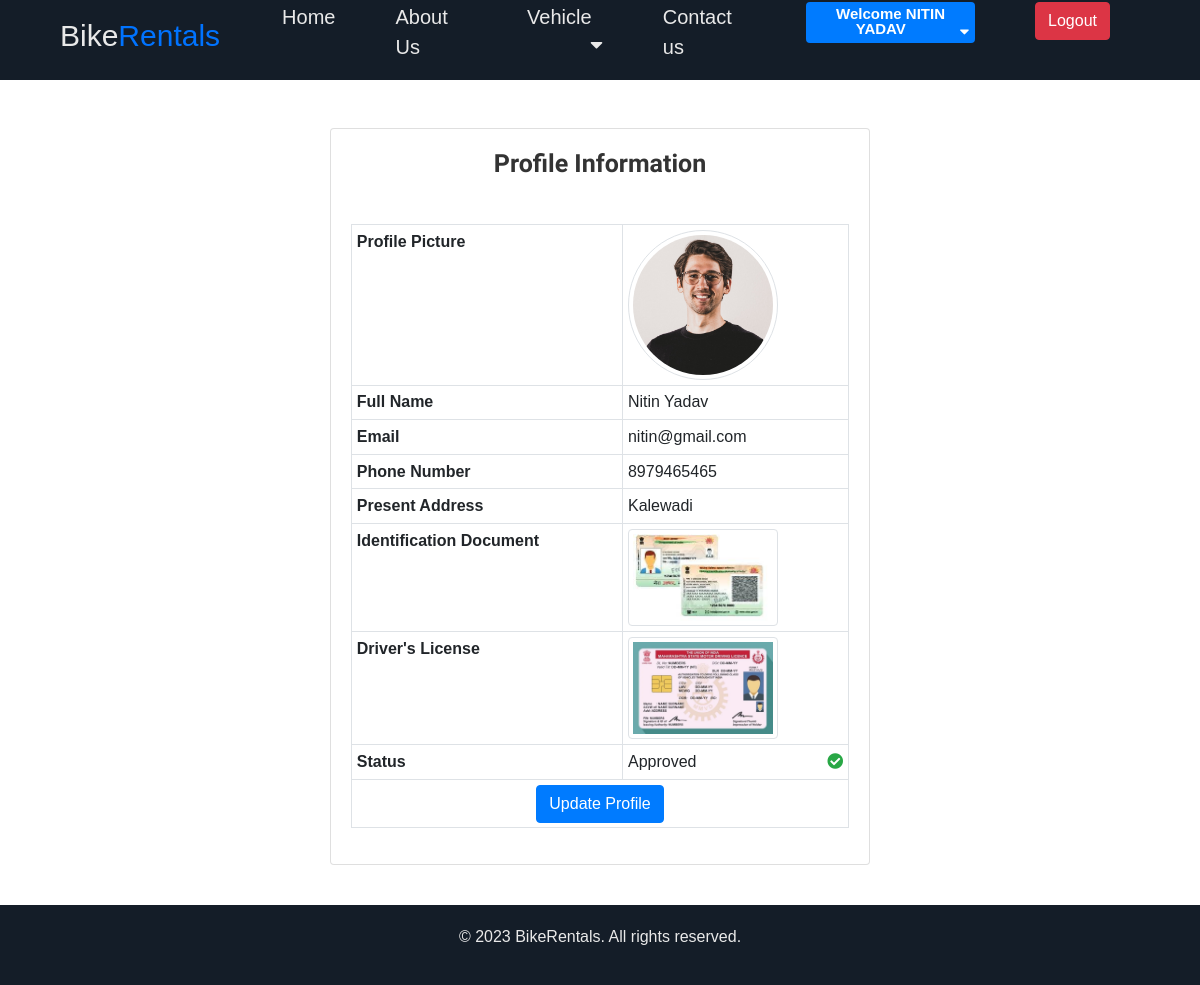
The app's page /profile.php (signed in) with its own data.
### tables this page shows
CREATE TABLE `users` (
  `id` int(11) NOT NULL,
  `name` varchar(100) NOT NULL,
  `email` varchar(100) NOT NULL,
  `phone` varchar(20) NOT NULL,
  `password` varchar(255) NOT NULL,
  `address` varchar(255) DEFAULT NULL,
  `profile_picture` varchar(255) DEFAULT NULL,
  `identification` varchar(255) DEFAULT NULL,
  `license` varchar(255) DEFAULT NULL,
  `status` enum('approved','pending','rejected') NOT NULL DEFAULT 'pending'
);

### profile.php (the view, shortened to what this page needs)
<?php
$servername = "localhost";
$username = "root";
$dbpassword = "";
$database = "bike";
$conn = mysqli_connect($servername, $username, $dbpassword, $database);
if (isset($_SESSION['user_id'])) {
  $userID = $_SESSION['user_id'];
  $sql = "SELECT * FROM users WHERE id = ?";
  $stmt = mysqli_prepare($conn, $sql);
  mysqli_stmt_bind_param($stmt, "i", $userID);
  $result = mysqli_stmt_execute($stmt);
  if (!$result) {
    $errorMessage = "Error fetching user data: " . mysqli_error($conn);
  } else {
    $result = mysqli_stmt_get_result($stmt);
  }
} else {
  echo "User ID not set.";
  header('Location: login.php');
  exit;
}
?>
<!DOCTYPE html>
<html lang="en">
<head>
  <link rel="stylesheet" href="https://cdnjs.cloudflare.com/ajax/libs/font-awesome/5.15.1/css/all.min.css" />
  <link href="https://cdn.jsdelivr.net/npm/bootstrap@5.3.0/dist/css/bootstrap.min.css" rel="stylesheet">
  <link href="https://getbootstrap.com/docs/5.3/assets/css/docs.css" rel="stylesheet">
  <link rel="stylesheet" href="https://stackpath.bootstrapcdn.com/bootstrap/4.3.1/css/bootstrap.min.css">
  <link rel="stylesheet" href="style.css" />
</head>
<body>
  <div class="menu-bar">
    <h1 class="logo">Bike<span>Rentals</span></h1>
    <ul>
      <li><a href="index.php">Home</a></li>
      <li><a href="about_us.php">About Us</a></li>
      <li>
        <a href="#">Vehicle <i class="fas fa-caret-down"></i></a>
      </li>
      <li><a href="contact.php">Contact us</a></li>
      <?php if (isset($_SESSION['loggedin']) && $_SESSION['loggedin']) { ?>
        <li><a href="#"><span>
              <div class="badge bg-primary text-wrap" style=""> Welcome
                <?php echo isset($_SESSION['name']) ? strtoupper($_SESSION['name']) : ''; ?>
                <i class="fas fa-caret-down"></i>
              </div>
            </span></a>
        </li>
        <li><a href="logout.php"><button type="button" class="btn btn-danger">Logout</button></a></li>
      <?php } else { ?>
        <li><a href="login.php">Login / Register</a></li>
      <?php } ?>
    </ul>
  </div>
  <div class="hero">
    <main>
      <div class="container mt-5">
        <div class="row justify-content-center">
          <div class="col-md-6">
            <?php while ($userData = mysqli_fetch_assoc($result)): ?>
              <div class="card mb-3">
                <div class="card-body profile-card-body">
                  <h4 class="card-title text-center profile-title">Profile Information</h4>
                  <table class="table table-bordered table-sm">
                    <tbody>
                      <tr>
                        <th scope="row">Profile Picture</th>
                        <td>
                          <?php if (!empty($userData['profile_picture'])): ?>
                            <a href="#" data-toggle="modal" data-target="#profileModal<?php echo $userData['id']; ?>">
                              <img src="uploads/profile/<?php echo $userData['profile_picture']; ?>" alt="Profile Picture"
                                class="img-thumbnail rounded-circle" style="max-width: 150px;">
                            </a>
                          <?php else: ?>
                            No Profile Picture available
                          <?php endif; ?>
                        </td>
                      </tr>
                      <tr>
                        <th scope="row">Full Name</th>
                        <td>
                          <?php echo $userData['name']; ?>
                        </td>
                      </tr>
                      <tr>
                        <th scope="row">Email</th>
                        <td>
                          <?php echo $userData['email']; ?>
                        </td>
                      </tr>
                      <tr>
                        <th scope="row">Phone Number</th>
                        <td>
                          <?php echo $userData['phone']; ?>
                        </td>
                      </tr>
                      <tr>
                        <th scope="row">Present Address</th>
                        <td>
                          <?php echo $userData['address']; ?>
                        </td>
                      </tr>
                      <tr>
                        <th scope="row">Identification Document</th>
                        <td>
                          <?php if (!empty($userData['identification'])): ?>
                            <a href="#" data-toggle="modal"
                              data-target="#identificationModal<?php echo $userData['id']; ?>">
                              <img src="uploads/identification/<?php echo $userData['identification']; ?>"
                                alt="Identification Document" class="img-thumbnail" style="max-width: 150px;">
                            </a>
                          <?php else: ?>
                            No Identification Document available
                          <?php endif; ?>
                        </td>
                      </tr>
                      <tr>
                        <th scope="row">Driver's License</th>
                        <td>
                          <?php if (!empty($userData['license'])): ?>
                            <a href="#" data-toggle="modal" data-target="#licenseModal<?php echo $userData['id']; ?>">
                              <img src="uploads/license/<?php echo $userData['license']; ?>" alt="Driver's License"
                                class="img-thumbnail" style="max-width: 150px;">
                            </a>
                          <?php else: ?>
                            No Driver's License available
                          <?php endif; ?>
                        </td>
                      </tr>
                      <tr>
                        <th scope="row">Status</th>
                        <td>
                          <?php if ($userData['status'] === 'approved'): ?>
                            <i class="fas fa-check-circle text-success"></i> Approved
                          <?php elseif ($userData['status'] === 'pending'): ?>
                            <i class="fas fa-clock text-warning"></i> Pending
                          <?php elseif ($userData['status'] === 'rejected'): ?>
                            <i class="fas fa-times-circle text-danger"></i> Rejected
                          <?php endif; ?>
                        </td>
                      </tr>
                      <tr>
                        <td colspan="2" class="text-center">
                          <a href="update_profile.php" class="btn btn-primary">Update Profile</a>
                        </td>
                      </tr>
                    </tbody>
                  </table>
                </div>
              </div>
            <?php endwhile; ?>
          </div>
        </div>
      </div>
    </main>
  </div>
  <footer>
    <div class="footer-content">
      <p>&copy; 2023 BikeRentals. All rights reserved.</p>
    </div>
  </footer>
</body>
</html>

### style.css (style rules this page uses)
:root { --color-primary: #0073ff; --color-white: #e9e9e9; --color-black: #141d28; --color-black-1: #212b38; }
* { margin: 0; padding: 0; box-sizing: border-box; }
body { font-family: sans-serif; }
.logo { color: var(--color-white); font-size: 30px; }
.logo span { color: var(--color-primary); }
.menu-bar { background-color: var(--color-black); height: 80px; width: 100%; display: flex; justify-content: space-between; align-items: center; padding: 0 5%; position: relative; }
.menu-bar ul { list-style: none; display: flex; }
.menu-bar ul li { padding: 10px 30px; position: relative; }
.menu-bar ul li a { font-size: 20px; color: var(--color-white); text-decoration: none; transition: all 0.3s; }
.fas { float: right; margin-left: 10px; padding-top: 3px; }
footer { background-color: var(--color-black); color: var(--color-white); padding: 20px; text-align: center; }
.footer-content { max-width: 800px; margin: 0 auto; }
.card-title { font-family: 'Geologica', sans-serif; font-size: 25px; font-weight: bold; color: #333; }
.card-title, .price { display: inline; font-weight: bold; }

### profile.php (style rules this page uses)
.profile-card-body { display: flex; flex-direction: column; align-items: center; justify-content: center; height: 100%; }
.profile-title { text-align: center; }

### records on screen
users: profile_picture (picture), name "Nitin Yadav", email "nitin@gmail.com", phone "8979465465", address "Kalewadi", identification (picture), license (picture), status "approved" (drawn)

### other values on screen
$_SESSION['name'] "NITIN YADAV"
